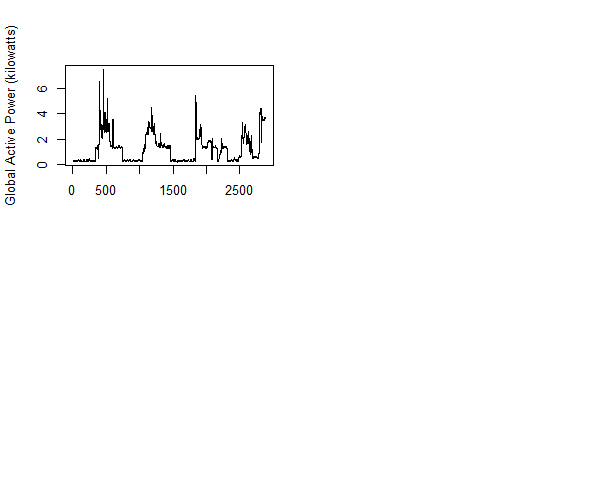

Write the R code that produced this figure.
#Plot 2

plot(a1, type="l", col="black", xlab="", ylab="Global Active Power (kilowatts)")
